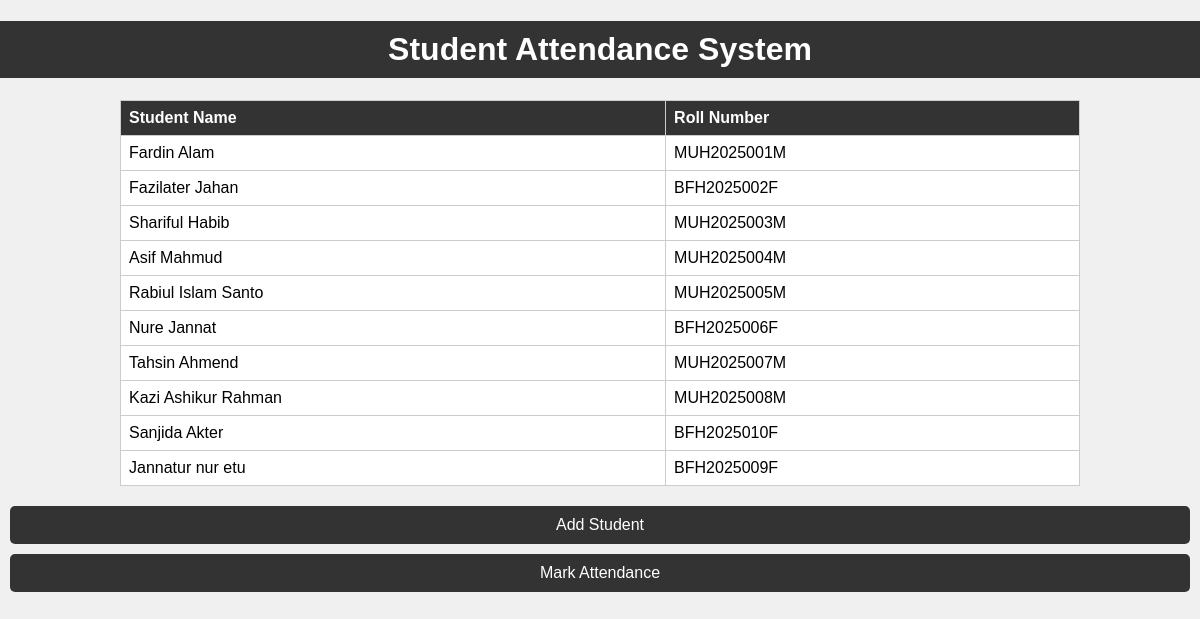
The page / on the database its author committed.
### tables this page shows
CREATE TABLE `students` (
  `id` int(11) NOT NULL,
  `name` varchar(255) NOT NULL,
  `roll_number` varchar(255) NOT NULL
);

### index.php (the view, shortened to what this page needs)
<?php
$host = 'localhost:3307';
$username = 'root';
$password = '';
$database = 'database';
$conn = mysqli_connect($host, $username, $password, $database);
$sql = "SELECT * FROM students";
$result = mysqli_query($conn, $sql);
?>
<!DOCTYPE html>
<html>
<head>
</head>
<body>
    <h1>Student Attendance System</h1>
    <table>
        <tr>
            <th>Student Name</th>
            <th>Roll Number</th>
        </tr>
        <?php while ($row = mysqli_fetch_assoc($result)) { ?>
            <tr>
                <td><?php echo $row['name']; ?></td>
                <td><?php echo $row['roll_number']; ?></td>
            </tr>
        <?php } ?>
    </table>
    <a href="add_student.php">Add Student</a>
    <a href="attendance.php">Mark Attendance</a>
</body>
</html>

### index.php (style rules this page uses)
body { font-family: Arial, sans-serif; background-color: #f0f0f0; margin: 0; padding: 0; }
h1 { background-color: #333; color: #fff; padding: 10px; text-align: center; }
table { width: 80%; margin: 20px auto; border-collapse: collapse; background-color: #fff; }
th, td { border: 1px solid #ccc; padding: 8px; text-align: left; }
th { background-color: #333; color: #fff; }
a { display: block; margin: 10px; text-align: center; text-decoration: none; background-color: #333; color: #fff; padding: 10px; border-radius: 5px; }

### rows shown on the page
students: name "Fardin Alam", roll_number "MUH2025001M"
students: name "Fazilater Jahan", roll_number "BFH2025002F"
students: name "Shariful Habib", roll_number "MUH2025003M"
students: name "Asif Mahmud", roll_number "MUH2025004M"
students: name "Rabiul Islam Santo", roll_number "MUH2025005M"
students: name "Nure Jannat", roll_number "BFH2025006F"
students: name "Tahsin Ahmend", roll_number "MUH2025007M"
students: name "Kazi Ashikur Rahman", roll_number "MUH2025008M"
students: name "Sanjida Akter", roll_number "BFH2025010F"
students: name "Jannatur nur etu", roll_number "BFH2025009F"
